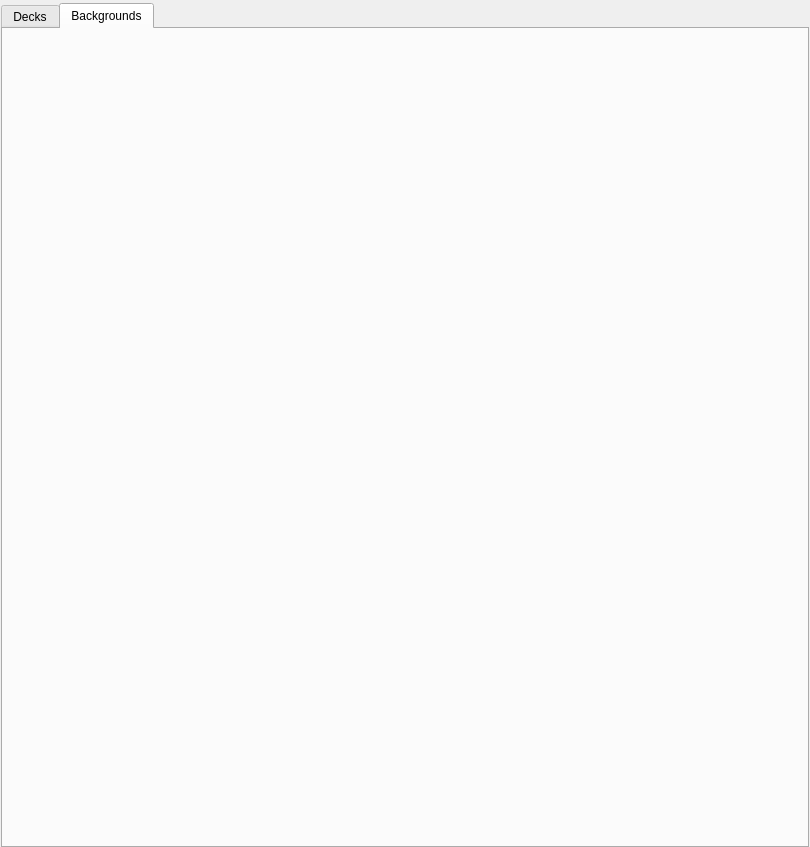
<?xml version="1.0" encoding="UTF-8"?>
<ui version="4.0">
 <class>Preferences</class>
 <widget class="QDialog" name="Preferences">
  <property name="geometry">
   <rect>
    <x>0</x>
    <y>0</y>
    <width>810</width>
    <height>847</height>
   </rect>
  </property>
  <property name="minimumSize">
   <size>
    <width>810</width>
    <height>847</height>
   </size>
  </property>
  <property name="maximumSize">
   <size>
    <width>810</width>
    <height>847</height>
   </size>
  </property>
  <property name="windowTitle">
   <string>Koi-Koi Hanafuda - Preferences</string>
  </property>
  <property name="windowIcon">
   <iconset resource="../logo/icon.qrc">
    <normaloff>:/icon/koi-2.svg</normaloff>:/icon/koi-2.svg</iconset>
  </property>
  <widget class="QWidget" name="verticalLayoutWidget">
   <property name="geometry">
    <rect>
     <x>-1</x>
     <y>-1</y>
     <width>812</width>
     <height>854</height>
    </rect>
   </property>
   <layout class="QVBoxLayout" name="verticalLayout">
    <item>
     <layout class="QHBoxLayout" name="horizontalLayout">
      <item>
       <widget class="QTabWidget" name="tabWidget">
        <property name="maximumSize">
         <size>
          <width>808</width>
          <height>845</height>
         </size>
        </property>
        <property name="currentIndex">
         <number>1</number>
        </property>
        <widget class="QWidget" name="decksTab">
         <property name="minimumSize">
          <size>
           <width>800</width>
           <height>800</height>
          </size>
         </property>
         <property name="maximumSize">
          <size>
           <width>800</width>
           <height>800</height>
          </size>
         </property>
         <attribute name="title">
          <string>Decks</string>
         </attribute>
         <widget class="QWidget" name="formLayoutWidget">
          <property name="geometry">
           <rect>
            <x>-1</x>
            <y>-1</y>
            <width>801</width>
            <height>801</height>
           </rect>
          </property>
          <layout class="QGridLayout" name="gridLayout">
           <property name="sizeConstraint">
            <enum>QLayout::SetDefaultConstraint</enum>
           </property>
          </layout>
         </widget>
        </widget>
        <widget class="QWidget" name="backgroundsTab">
         <property name="minimumSize">
          <size>
           <width>800</width>
           <height>800</height>
          </size>
         </property>
         <property name="maximumSize">
          <size>
           <width>800</width>
           <height>800</height>
          </size>
         </property>
         <attribute name="title">
          <string>Backgrounds</string>
         </attribute>
         <widget class="QWidget" name="formLayoutWidget_2">
          <property name="geometry">
           <rect>
            <x>-1</x>
            <y>-1</y>
            <width>801</width>
            <height>801</height>
           </rect>
          </property>
          <layout class="QGridLayout" name="gridLayout_2">
           <property name="sizeConstraint">
            <enum>QLayout::SetDefaultConstraint</enum>
           </property>
          </layout>
         </widget>
        </widget>
       </widget>
      </item>
     </layout>
    </item>
   </layout>
  </widget>
 </widget>
 <resources>
  <include location="../logo/icon.qrc"/>
 </resources>
 <connections/>
</ui>
